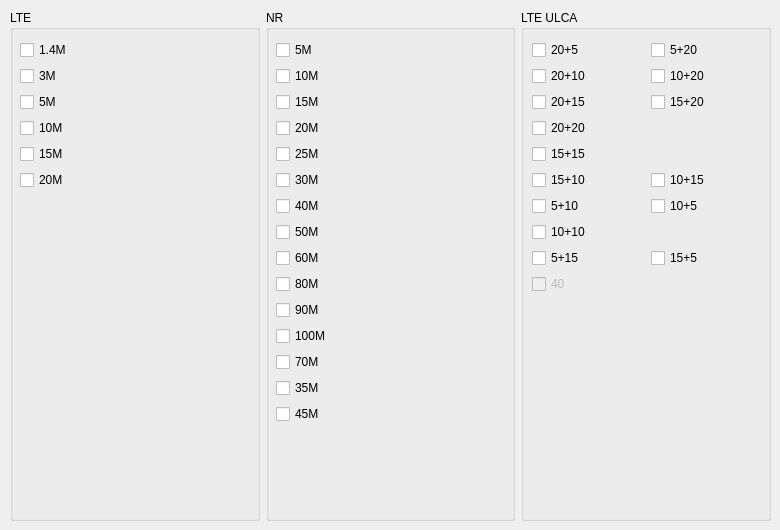
    <widget class="QWidget" name="bw">
     <attribute name="title">
      <string>BW</string>
     </attribute>
     <widget class="QWidget" name="">
      <property name="geometry">
       <rect>
        <x>10</x>
        <y>10</y>
        <width>761</width>
        <height>511</height>
       </rect>
      </property>
      <layout class="QHBoxLayout" name="horizontalLayout_bw">
       <item>
        <widget class="QGroupBox" name="lte_bw_groupBox">
         <property name="title">
          <string>LTE</string>
         </property>
         <widget class="QWidget" name="layoutWidget_15">
          <property name="geometry">
           <rect>
            <x>10</x>
            <y>30</y>
            <width>91</width>
            <height>152</height>
           </rect>
          </property>
          <layout class="QVBoxLayout" name="verticalLayout_lte_bw">
           <item>
            <widget class="QCheckBox" name="bw1p4_lte">
             <property name="text">
              <string>1.4M</string>
             </property>
            </widget>
           </item>
           <item>
            <widget class="QCheckBox" name="bw3_lte">
             <property name="text">
              <string>3M</string>
             </property>
            </widget>
           </item>
           <item>
            <widget class="QCheckBox" name="bw5_lte">
             <property name="text">
              <string>5M</string>
             </property>
            </widget>
           </item>
           <item>
            <widget class="QCheckBox" name="bw10_lte">
             <property name="text">
              <string>10M</string>
             </property>
            </widget>
           </item>
           <item>
            <widget class="QCheckBox" name="bw15_lte">
             <property name="text">
              <string>15M</string>
             </property>
            </widget>
           </item>
           <item>
            <widget class="QCheckBox" name="bw20_lte">
             <property name="text">
              <string>20M</string>
             </property>
            </widget>
           </item>
          </layout>
         </widget>
        </widget>
       </item>
       <item>
        <widget class="QGroupBox" name="nr_bw_groupBox">
         <property name="title">
          <string>NR</string>
         </property>
         <widget class="QWidget" name="layoutWidget_16">
          <property name="geometry">
           <rect>
            <x>10</x>
            <y>30</y>
            <width>91</width>
            <height>386</height>
           </rect>
          </property>
          <layout class="QVBoxLayout" name="verticalLayout_nr_bw">
           <item>
            <widget class="QCheckBox" name="bw5_nr">
             <property name="text">
              <string>5M</string>
             </property>
            </widget>
           </item>
           <item>
            <widget class="QCheckBox" name="bw10_nr">
             <property name="text">
              <string>10M</string>
             </property>
            </widget>
           </item>
           <item>
            <widget class="QCheckBox" name="bw15_nr">
             <property name="text">
              <string>15M</string>
             </property>
            </widget>
           </item>
           <item>
            <widget class="QCheckBox" name="bw20_nr">
             <property name="text">
              <string>20M</string>
             </property>
            </widget>
           </item>
           <item>
            <widget class="QCheckBox" name="bw25_nr">
             <property name="text">
              <string>25M</string>
             </property>
            </widget>
           </item>
           <item>
            <widget class="QCheckBox" name="bw30_nr">
             <property name="text">
              <string>30M</string>
             </property>
            </widget>
           </item>
           <item>
            <widget class="QCheckBox" name="bw40_nr">
             <property name="text">
              <string>40M</string>
             </property>
            </widget>
           </item>
           <item>
            <widget class="QCheckBox" name="bw50_nr">
             <property name="text">
              <string>50M</string>
             </property>
            </widget>
           </item>
           <item>
            <widget class="QCheckBox" name="bw60_nr">
             <property name="text">
              <string>60M</string>
             </property>
            </widget>
           </item>
           <item>
            <widget class="QCheckBox" name="bw80_nr">
             <property name="text">
              <string>80M</string>
             </property>
            </widget>
           </item>
           <item>
            <widget class="QCheckBox" name="bw90_nr">
             <property name="text">
              <string>90M</string>
             </property>
            </widget>
           </item>
           <item>
            <widget class="QCheckBox" name="bw100_nr">
             <property name="text">
              <string>100M</string>
             </property>
            </widget>
           </item>
           <item>
            <widget class="QCheckBox" name="bw70_nr">
             <property name="text">
              <string>70M</string>
             </property>
            </widget>
           </item>
           <item>
            <widget class="QCheckBox" name="bw35_nr">
             <property name="text">
              <string>35M</string>
             </property>
            </widget>
           </item>
           <item>
            <widget class="QCheckBox" name="bw45_nr">
             <property name="text">
              <string>45M</string>
             </property>
            </widget>
           </item>
          </layout>
         </widget>
        </widget>
       </item>
       <item>
        <widget class="QGroupBox" name="ulca_lte_bw_groupBox">
         <property name="title">
          <string>LTE ULCA</string>
         </property>
         <widget class="QWidget" name="">
          <property name="geometry">
           <rect>
            <x>11</x>
            <y>30</y>
            <width>231</width>
            <height>261</height>
           </rect>
          </property>
          <layout class="QGridLayout" name="gridLayout_lte_ulca">
           <item row="0" column="0">
            <widget class="QCheckBox" name="bw20_5">
             <property name="text">
              <string>20+5</string>
             </property>
            </widget>
           </item>
           <item row="0" column="1">
            <widget class="QCheckBox" name="bw5_20">
             <property name="text">
              <string>5+20</string>
             </property>
            </widget>
           </item>
           <item row="1" column="0">
            <widget class="QCheckBox" name="bw20_10">
             <property name="text">
              <string>20+10</string>
             </property>
            </widget>
           </item>
           <item row="1" column="1">
            <widget class="QCheckBox" name="bw10_20">
             <property name="text">
              <string>10+20</string>
             </property>
            </widget>
           </item>
           <item row="2" column="0">
            <widget class="QCheckBox" name="bw20_15">
             <property name="text">
              <string>20+15</string>
             </property>
            </widget>
           </item>
           <item row="2" column="1">
            <widget class="QCheckBox" name="bw15_20">
             <property name="text">
              <string>15+20</string>
             </property>
            </widget>
           </item>
           <item row="3" column="0">
            <widget class="QCheckBox" name="bw20_20">
             <property name="text">
              <string>20+20</string>
             </property>
            </widget>
           </item>
           <item row="4" column="0">
            <widget class="QCheckBox" name="bw15_15">
             <property name="text">
              <string>15+15</string>
             </property>
            </widget>
           </item>
           <item row="5" column="0">
            <widget class="QCheckBox" name="bw15_10">
             <property name="text">
              <string>15+10</string>
             </property>
            </widget>
           </item>
           <item row="5" column="1">
            <widget class="QCheckBox" name="bw10_15">
             <property name="text">
              <string>10+15</string>
             </property>
            </widget>
           </item>
           <item row="6" column="0">
            <widget class="QCheckBox" name="bw5_10">
             <property name="text">
              <string>5+10</string>
             </property>
            </widget>
           </item>
           <item row="6" column="1">
            <widget class="QCheckBox" name="bw10_5">
             <property name="text">
              <string>10+5</string>
             </property>
            </widget>
           </item>
           <item row="7" column="0">
            <widget class="QCheckBox" name="bw10_10">
             <property name="text">
              <string>10+10</string>
             </property>
            </widget>
           </item>
           <item row="8" column="0">
            <widget class="QCheckBox" name="bw5_15">
             <property name="text">
              <string>5+15</string>
             </property>
            </widget>
           </item>
           <item row="8" column="1">
            <widget class="QCheckBox" name="bw15_5">
             <property name="text">
              <string>15+5</string>
             </property>
            </widget>
           </item>
           <item row="9" column="0">
            <widget class="QCheckBox" name="bw40">
             <property name="enabled">
              <bool>false</bool>
             </property>
             <property name="text">
              <string>40</string>
             </property>
            </widget>
           </item>
          </layout>
         </widget>
        </widget>
       </item>
      </layout>
     </widget>
    </widget>
